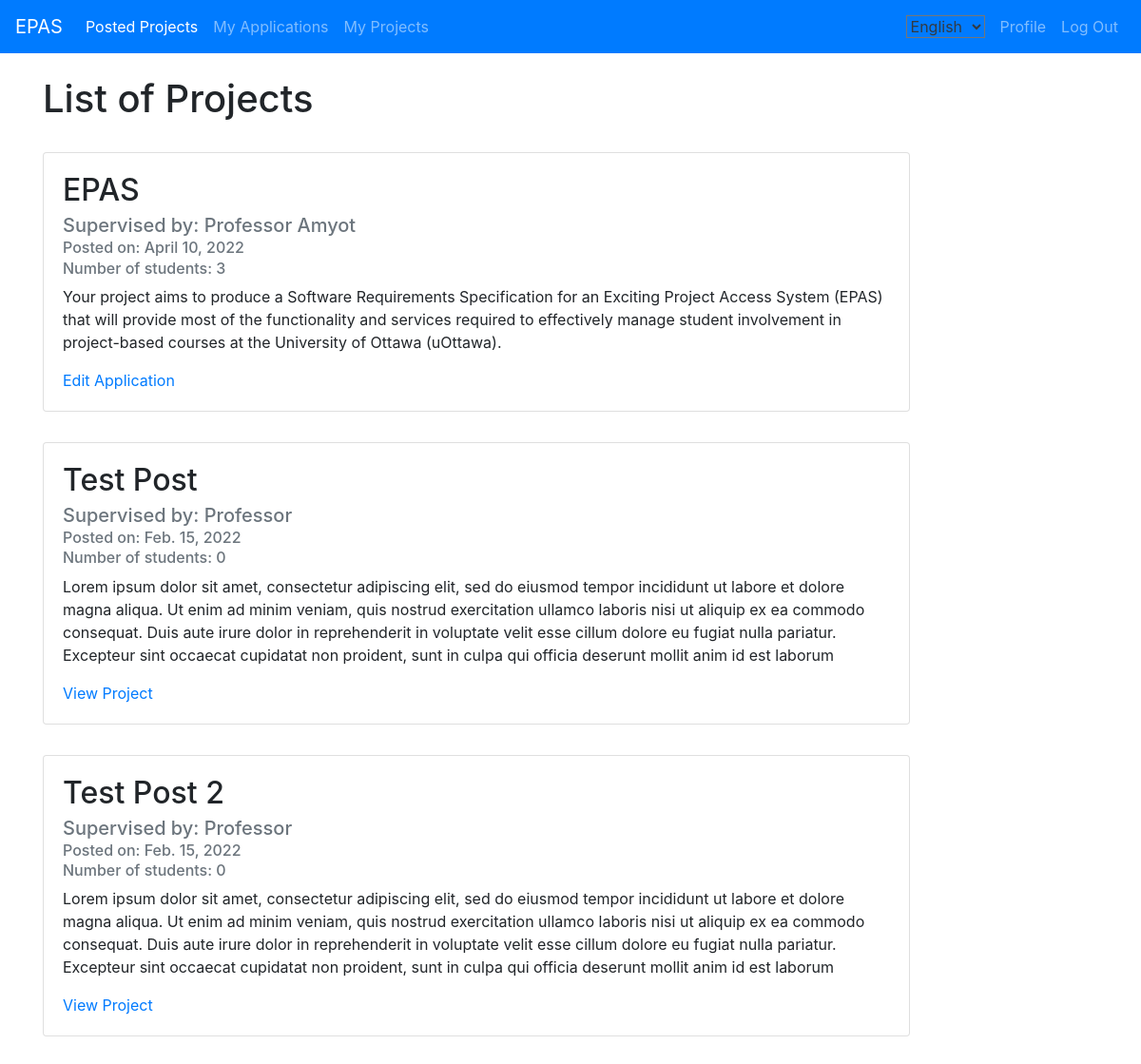
/ (signed in, upper part), run on an earlier commit of the app's database.
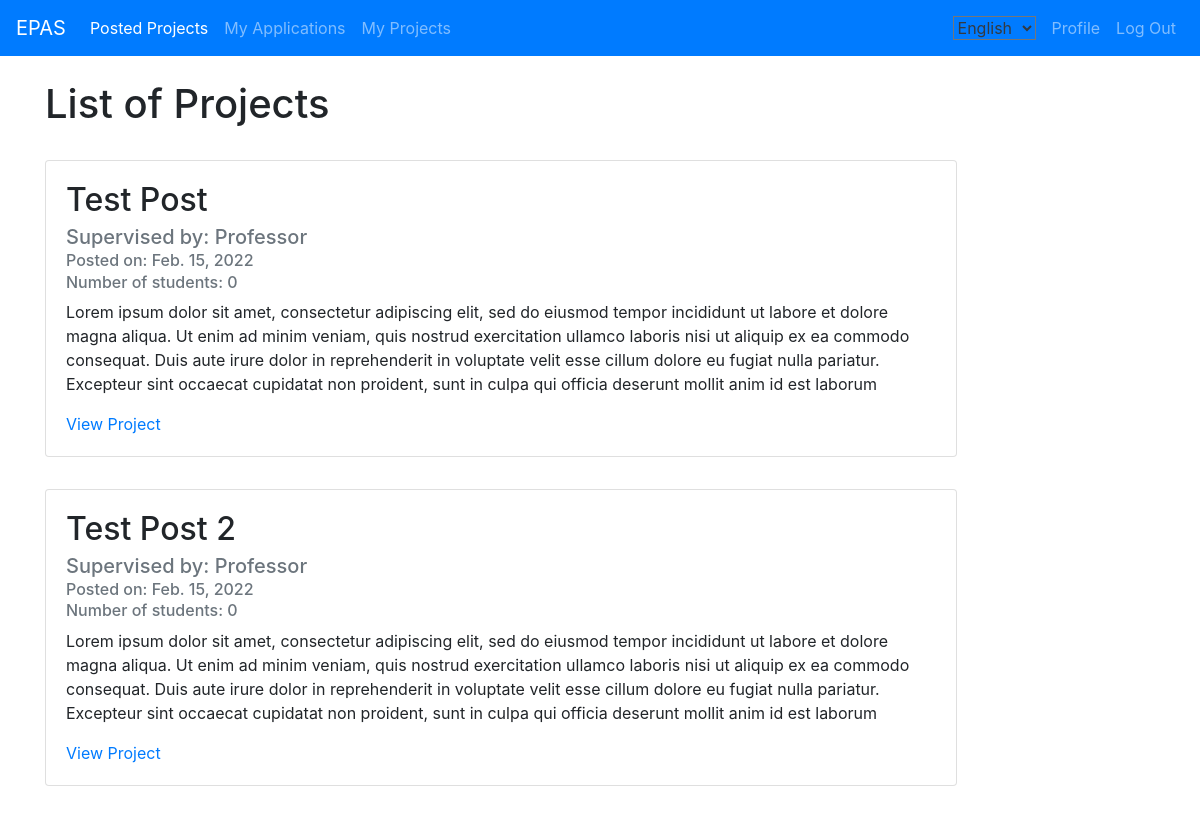
And on a later commit of the database.
### projectListing/models.py (models this page shows, shortened)
class Application(models.Model):
    Application_STATUS = (
    ('p', 'Make Decision Later'),
    ('a', 'Approve'),
    ('r', 'Reject'),
    )
    Offer_STATUS = (
    ('p', 'Make Decision Later'),
    ('a', 'Accept'),
    ('r', 'Reject'),
    )
    student = models.ForeignKey(User, on_delete=models.CASCADE)
    project = models.ForeignKey(Post, on_delete=models.CASCADE)
    projectID = models.IntegerField(default=-1)
    appDetails = models.TextField(verbose_name='Tell us why you\'d like this project')
    applicationStatus = models.CharField(
                max_length=50,
                choices=Application_STATUS,
                blank=True,
                default='p',
            )
    offerStatus = models.CharField(
                max_length=50,
                choices=Offer_STATUS,
                blank=True,
                default='p',
            )
    isApproved = models.BooleanField(default=False, verbose_name='Approve?')
    class Meta:
     unique_together = ('student', 'project',)

class Post(models.Model):
    courses = (
    ('CSI4900', 'CSI4900'),
    )
    title = models.CharField(max_length=100, verbose_name='Project name:')
    description = models.TextField(verbose_name='Project description:')
    date_posted = models.DateField(default=timezone.now)
    professor = models.ForeignKey(User, on_delete=models.CASCADE)
    student = models.ForeignKey(User, null=True, on_delete=models.CASCADE, related_name='student')
    desiredNumStudents = models.IntegerField(verbose_name='Ideal number of students')
    maxNumStudents = models.IntegerField(verbose_name='Max number of students:')
    minTermLength = models.IntegerField(verbose_name='Min number of months:')
    maxTermLength = models.IntegerField(verbose_name='Max number of months:')
    relatedProgram = models.CharField(max_length=100, verbose_name='Program:')
    course = models.CharField(
                max_length=100,
                choices=courses,
                blank=True,
                default="null",
                verbose_name='Course:')
    active = models.BooleanField(default=False, verbose_name='Active')
    isApproved = models.BooleanField(default=False, verbose_name='Approve?')
    completed = models.BooleanField(default=False, verbose_name='Mark as complete?')

class User(AbstractUser):
    class Types(models.TextChoices):
        STUDENT = 'STUDENT', 'Student'
        PROFESSOR = 'PROFESSOR', 'Professor'
        CORPORATE_SUPERVISOR = 'CORPORATE_SUPERVISOR', 'Corporate Supervisor'
        PROGRAM_DIRECTOR = 'PROGRAM_DIRECTOR', 'Program Director'
    type = models.CharField(max_length=50, choices=Types.choices, default=Types.STUDENT)

### projectListing/views.py (the view)
# urls.py: path('', views.home, name='projectListing-home'),
def home(request):
    if request.user.is_anonymous:
        context = {
            'postedProject': Post.objects.all(),
            'appliedProject': Application.objects.all()
        }
        return render(request, 'projectListing/home.html', context)
    if request.user.type == "STUDENT":
        application = Application.objects.filter(student=request.user)
        projects = Post.objects.filter(student=None)
        applied = []
        notApplied = []
        for pro in projects:
            flag = False
            for app in application:
                if pro.id == app.project.id:
                    flag = True
            if flag == True:
                applied.append(app)
            if flag == False:
                notApplied.append(pro)
        context = {
            'application': applied,
            'postedProject': notApplied,
            'appliedProject': Application.objects.all()
        }
        return render(request, 'projectListing/home.html', context)
    else:
        context = {
            'postedProject': Post.objects.all(),
            'appliedProject': Application.objects.all()
        }
        return render(request, 'projectListing/home.html', context)

### projectListing/templates/projectListing/home.html (shortened to what this page needs)
{% extends "projectListing/base.html" %}
{% load i18n %}
{% block content %}
<br>
    <h1>{% trans "List of Projects" %}</h1>    <br>
    <div class="card-deck">
        {% if user.type == "STUDENT" %}
            {% for post in application %}
                <div class="card" style="min-width: 80%; max-width: 80%; margin-bottom: 2rem;">
                    <div class="card-body">
                        <h2 class="card-title">{{ post.project.title }}</h2>
                        <h5 class="card-subtitle mb-2 text-muted">{% trans "Supervised by: Professor" %} {{ post.project.professor.last_name }}</h3>
                        <h6 class="card-subtitle mb-2 text-muted">{% trans "Posted on:" %} {{ post.project.date_posted }}</h3>
                        <h6 class="card-subtitle mb-2 text-muted">{% trans "Number of students:" %} {{ post.project.desiredNumStudents}}</h3>
                        <p class="card-text">{{ post.project.description }}</p>
                        <a href="{% url 'application-detail' post.id %}" class="card-link">{% trans "Edit Application" %}</a>
                    </div>
                </div>
            {% endfor %}
            {% for post in postedProject %}
                <div class="card" style="min-width: 80%; max-width: 80%; margin-bottom: 2rem;">
                    <div class="card-body">
                        <h2 class="card-title">{{ post.title }}</h2>
                        <h5 class="card-subtitle mb-2 text-muted">{% trans "Supervised by: Professor" %} {{ post.professor.last_name }}</h3>
                        <h6 class="card-subtitle mb-2 text-muted">{% trans "Posted on:" %} {{ post.date_posted }}</h3>
                        <h6 class="card-subtitle mb-2 text-muted">{% trans "Number of students:" %} {{ post.desiredNumStudents}}</h3>
                        <p class="card-text">{{ post.description }}</p>
                        <a href="{% url 'post-detail' post.id %}" class="card-link">{% trans "View Project" %}</a>
                    </div>
                </div>
            {% endfor %}
        {% endif %}
{% endblock content %}

What changed in the data, as far as the page shows it:
no longer on this page (row edited): Application: project "EPAS", project.professor.last_name "Amyot", project.date_posted "April 10, 2022", project.desiredNumStudents "3", project.description "Your project aims to produce a Software Requirements Specification for an Exciting Project Access System (EPAS) that will provide most of the functionality and services required to effectively manage student involvement in project-based courses at the University of Ottawa (uOttawa)."
